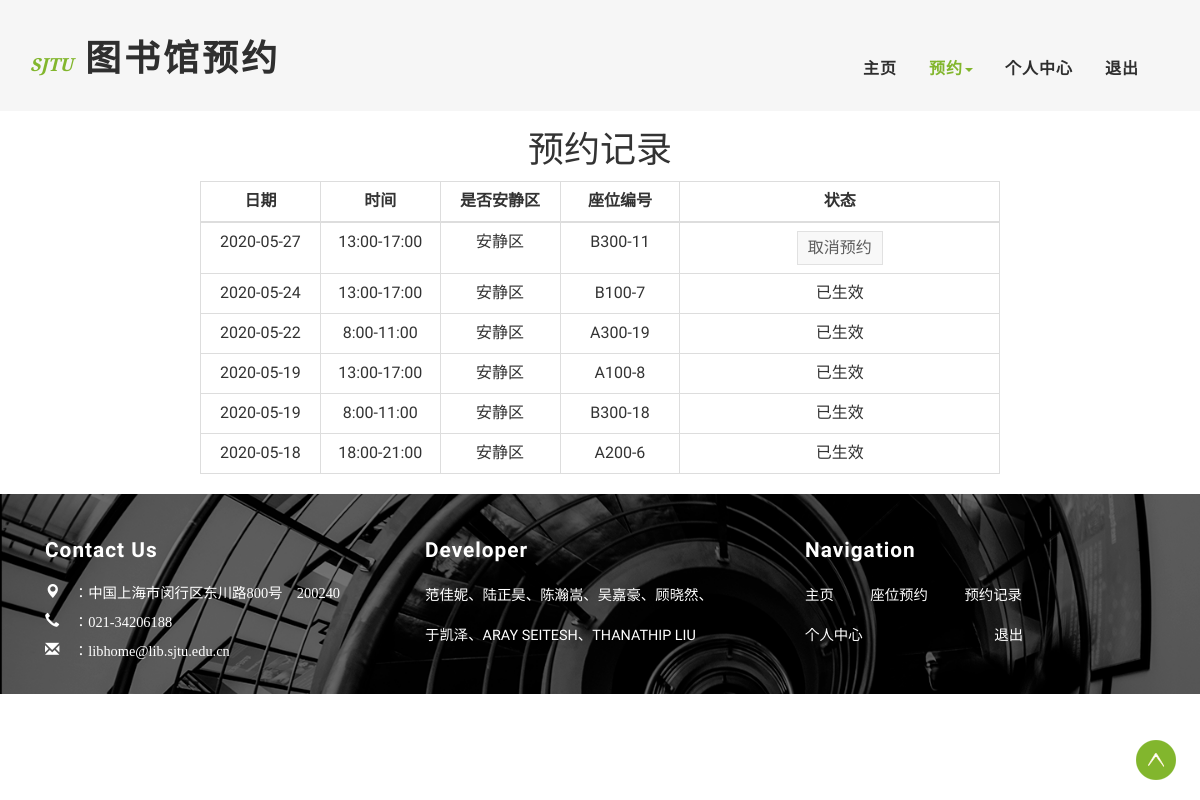
/book/book_record/ (signed in), run on the app's committed database.
### Book_App/models.py (models this page shows)
class Reservation(models.Model):
    account = models.ForeignKey(UserProf, on_delete=models.CASCADE)  # 与用户关联
    seat = models.ForeignKey(Seat, on_delete=models.CASCADE)  # 与座位关联
    is_delete = models.BooleanField(default=True)  # 当前预约/预约记录
    date = models.CharField(max_length=20)  # 预约时间点(年-月-日）
    time_choice = (  # 可选择时间点
        (1, "8:00-11:00"),
        (2, "13:00-17:00"),
        (3, "18:00-21:00"),
    )
    time_id = models.IntegerField(choices=time_choice)  # 1、2、3
    class Meta:
        db_table = 'reservation'
        unique_together = (
            ("account", "seat", "time_id", "date"),  # 这三个字段联合唯一，防止重复预订
        )

class Seat(models.Model):
    is_quiet_area = models.BooleanField(default=True)  # 安静区/非安静区
    floor = models.IntegerField(default=1)  # 楼层，5层
    area = models.CharField(max_length=1, null=True)  # 阅览区，A区、B区、C区
    table_type = models.IntegerField(default=4)  # 桌子类型，1人桌、2人桌、4人桌
    has_power = models.BooleanField(default=False)  # 默认无电源插座
    table_position_noisy = models.CharField(max_length=20, null=True)  # 桌子位置 格式：floor-桌号
    table_position_quiet = models.CharField(max_length=20, null=True)  # 桌子位置 格式：A100-桌号
    class Meta:
        db_table = 'seat'

### Book_App/views.py (the view)
# urls.py: path('book_record/', views.book_record, name='book_record'),
def book_record(request):
    try:
        user_id = request.session.get('user_id') * 1
    except Exception:
        return redirect(reverse('account:user_login'))
    user_id = request.session.get('user_id')
    userprof = UserProf.objects.get(user_id=user_id)
    judge_is_delete(userprof)
    reservation_records = Reservation.objects.filter(account=userprof)
    reservation_records = reservation_records.order_by('-date', '-time_id')
    records_not_delete = []
    records_is_delete = []
    for reservation_record in reservation_records:
        re_record = Re_Record()
        re_record.day = reservation_record.date
        re_record.id = reservation_record.id
        if reservation_record.time_id == 1:
            re_record.time_choice = '8:00-11:00'
        if reservation_record.time_id == 2:
            re_record.time_choice = '13:00-17:00'
        if reservation_record.time_id == 3:
            re_record.time_choice = '18:00-21:00'
        seat = reservation_record.seat
        if seat.is_quiet_area:
            re_record.is_quiet = '安静区'
            re_record.seat_id = seat.table_position_quiet
        else:
            re_record.is_quiet = '非安静区'
            re_record.seat_id = seat.table_position_noisy
        if not reservation_record.is_delete:
            records_not_delete.append(re_record)
        else:
            records_is_delete.append(re_record)
    data = {
        'records_not_delete': records_not_delete,
        'records_is_delete': records_is_delete,
    }
    return render(request, 'main/book_record.html', context=data)

### templates/main/book_record.html (shortened to what this page needs)
{% extends 'base_main.html' %}
{% load static %}
{% block ext_css %}
    <link rel="stylesheet" href="../../static/main/css/book_record.css">
{% endblock %}
{% block header %}
    <div class="banner">
        <div class="header">
            <div class="container">
                <div class="header-left">
                    <div class="w3layouts-logo">
                        <h1>
                            <a href="{% url 'center:homepage' %}"><span>SJTU</span> 图书馆预约 </a>
                        </h1>
                    </div>
                </div>
                <div class="header-right">
                    <div class="w3-header-bottom">
                        <div class="top-nav">
                            <nav class="navbar navbar-default">
                                <div class="collapse navbar-collapse" id="bs-example-navbar-collapse-1">
                                    <ul class="nav navbar-nav">
                                        <li><a href="{% url 'center:homepage' %}">主页</a></li>
                                        <li class=""><a class="active" href="#"
                                                        class="dropdown-toggle hvr-bounce-to-bottom"
                                                        data-toggle="dropdown" role="button" aria-haspopup="true"
                                                        aria-expanded="false">预约<span class="caret"></span></a>
                                        </li>
                                        <li><a href={% url 'center:personal_center' %}>个人中心</a></li>
                                        <li><a href={% url 'account:logout' %}>退出</a></li>
                                    </ul>
                                    <div class="clearfix"></div>
                                </div>
                            </nav>
                        </div>
                        <div class="clearfix"></div>
                    </div>
                </div>
                <div class="clearfix"></div>
            </div>
        </div>
    </div>
{% endblock %}
{% block content %}
    <div class="text-center"><h1>预约记录</h1></div>
    <div class="text-center">
        <table class="table table-bordered" align="center" style="max-width: 800px;">
            <thead>
            <th width="15%" style="text-align:center">日期</th>
            <th width="15%" style="text-align:center">时间</th>
            <th width="15%" style="text-align:center">是否安静区</th>
            <th width="15%" style="text-align:center">座位编号</th>
            <th wdith="15%" style="text-align:center">状态</th>
            </thead>
            <tbody>
            {% for record in records_not_delete %}
                <tr>
                    <td><span>{{ record.day }}</span></td>
                    <td><span>{{ record.time_choice }}</span></td>
                    <td><span>{{ record.is_quiet }}</span></td>
                    <td><span>{{ record.seat_id }}</span></td>
                    <td>
                        <a class="CancelBooking"><button class="button-default link">取消预约</button></a>
                    </td>
                </tr>
            {% endfor %}
            {% for record in records_is_delete %}
                <tr>
                    <td><span>{{ record.day }}</span></td>
                    <td><span>{{ record.time_choice }}</span></td>
                    <td><span>{{ record.is_quiet }}</span></td>
                    <td><span>{{ record.seat_id }}</span></td>
                    <td>已生效</td>
                </tr>
            {% endfor %}
            </tbody>
        </table>
    </div>
{% endblock %}

### static/css/style.css (style rules this page uses)
body a { transition: 0.5s all; -webkit-transition: 0.5s all; -o-transition: 0.5s all; -moz-transition: 0.5s all; -ms-transition: 0.5s all; }
html, body { font-size: 100%; font-family: 'Roboto Condensed', sans-serif; }
body { background: #FFFFFF; }
.header { background: rgba(212, 212, 212, 0.21); padding: 1em 0; }
.header-left { float: left; }
.w3layouts-logo { margin: 1.5em 0 0 0; }
.w3layouts-logo h1 { margin: 0; }
.w3layouts-logo h1 a { color: #2f2f2f; font-size: 1em; text-decoration: none; font-weight: 900; font-family: 'Raleway', sans-serif; text-transform: uppercase; letter-spacing: 3px; }
.w3layouts-logo h1 a span { color: #82b62d; font-size: .5em; text-decoration: none; font-family: 'Crimson Text', serif; font-style: italic; font-weight: 600; text-transform: uppercase; letter-spacing: 0; }
.header-right { float: right; margin: 1.2em 0 0 0; }
.top-nav { padding: 1em 0; margin: .5em 0 0 0; float: left; }
.top-nav ul { padding: 0; margin: 0; }
.top-nav ul li { display: inline-block; margin: 0 1em; float: left; }
ul.nav.navbar-nav { float: right; }
.navbar-default { background: none; border: none; margin: 0; }
.navbar { min-height: 0; }
.top-nav ul li a { color: #2f2f2f !important; font-size: 1em; margin: 0; text-decoration: none; padding: 0; font-weight: 600; font-family: 'Roboto Condensed', sans-serif; letter-spacing: 1px; }
.top-nav ul li a.active { color: #82b62d !important; }

### static/main/css/book_record.css (style rules this page uses)
.button-default { background-color: rgb(248, 248, 248); border: 1px solid rgba(204, 204, 204, 0.5); color: #5D5D5D; }
.link { padding: 5px 10px; cursor: pointer }

### data on the page
Reservation: day "2020-05-27"
Seat: seat_id "B300-11"
Reservation: day "2020-05-24"
Seat: seat_id "B100-7"
Reservation: day "2020-05-22"
Seat: seat_id "A300-19"
Reservation: day "2020-05-19"
Seat: seat_id "A100-8"
Reservation: day "2020-05-19"
Seat: seat_id "B300-18"
Reservation: day "2020-05-18"
Seat: seat_id "A200-6"

### other printed values
{{ record.time_choice }} "13:00-17:00"
{{ record.is_quiet }} "安静区"
{{ record.time_choice }} "13:00-17:00" "8:00-11:00" "13:00-17:00" "8:00-11:00" "18:00-21:00"
{{ record.is_quiet }} "安静区" "安静区" "安静区" "安静区" "安静区"
